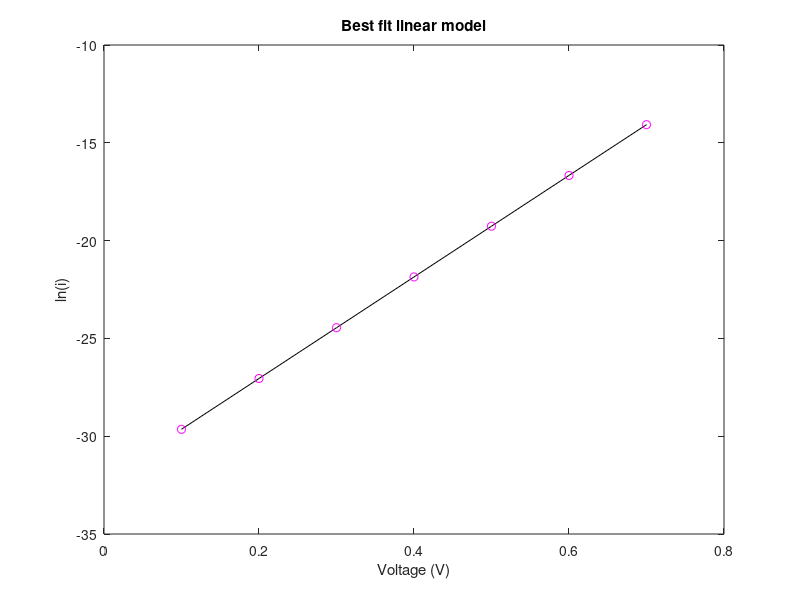

Recreate this plot in MATLAB.
clc
clear
close all

% Diode parameters
vt = 25.67e-3;
v = [0.1 0.2 0.3 0.4 0.5 0.6 0.7];
i = [0.133e-12 1.79e-12 24.02e-12 321.66e-12 4.31e-9 57.69e-9 772.58e-9];
lni = log(i); % Natural log of current

% Coefficients of Best fit linear model is obtained
p_fit = polyfit(v,lni,1);
% linear equation is y = m*x + b
b = p_fit(2);
m = p_fit(1);
ifit = m*v + b;
% Calculate Is and n
Is = exp(b)
n = 1/(m*vt)
% Plot v versus ln(i), and best fit linear model
plot(v,ifit,'k', v, lni,'om')
axis([0,0.8,-35,-10]); xlabel('Voltage (V)');  ylabel('ln(i)'); title('Best fit linear model')
